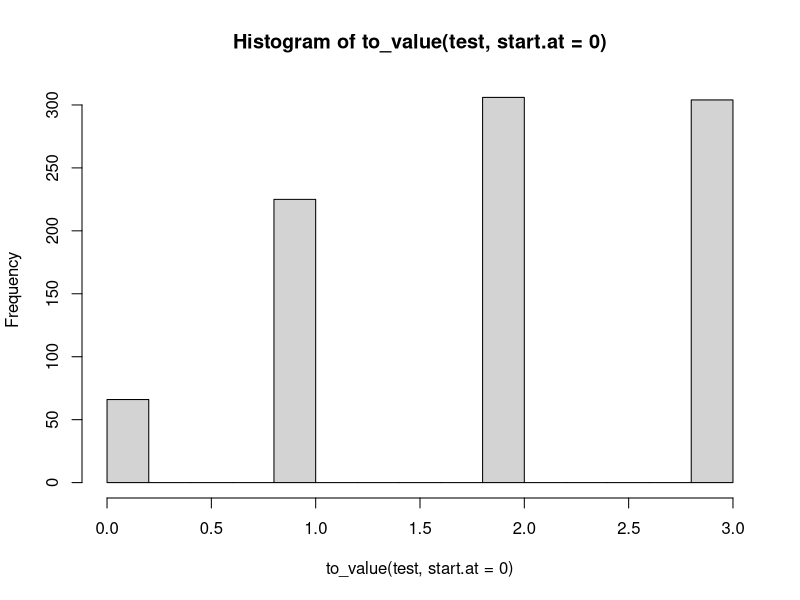

Here is the R script that generated this plot:
library(sjmisc)


### Name: to_value
### Title: Convert factors to numeric variables
### Aliases: to_value

### ** Examples

library(sjlabelled)
data(efc)
test <- as_label(efc$e42dep)
table(test)

table(to_value(test))
hist(to_value(test, start.at = 0))

# set lowest value of new variable to "5".
table(to_value(test, start.at = 5))

# numeric factor keeps values
dummy <- factor(c("3", "4", "6"))
table(to_value(dummy))

# do not drop unused factor levels
dummy <- ordered(c(rep("No", 5), rep("Maybe", 3)),
                 levels = c("Yes", "No", "Maybe"))
to_value(dummy)

# non-numeric factor is converted to numeric
# starting at 1
dummy <- factor(c("D", "F", "H"))
table(to_value(dummy))

library(sjlabelled)
# for numeric factor levels, value labels will be used, if present
dummy1 <- factor(c("3", "4", "6"))
dummy1 <- set_labels(dummy1, labels = c("first", "2nd", "3rd"))
dummy1
to_value(dummy1)

# for non-numeric factor levels, these will be used.
# value labels will be ignored
dummy2 <- factor(c("D", "F", "H"))
dummy2 <- set_labels(dummy2, labels = c("first", "2nd", "3rd"))
dummy2
to_value(dummy2)


# easily coerce specific variables in a data frame to numeric
# and keep other variables, with their class preserved
data(efc)
efc$e42dep <- as.factor(efc$e42dep)
efc$e16sex <- as.factor(efc$e16sex)
efc$e17age <- as.factor(efc$e17age)

# convert back "sex" and "age" into numeric
to_value(efc, e16sex, e17age)

x <- factor(c("None", "Little", "Some", "Lots"))
x <- set_labels(x, labels = c("0.5", "1.3", "1.8", ".2"))
x
to_value(x)
to_value(x, use.labels = TRUE)
to_value(x, use.labels = TRUE, keep.labels = FALSE)
